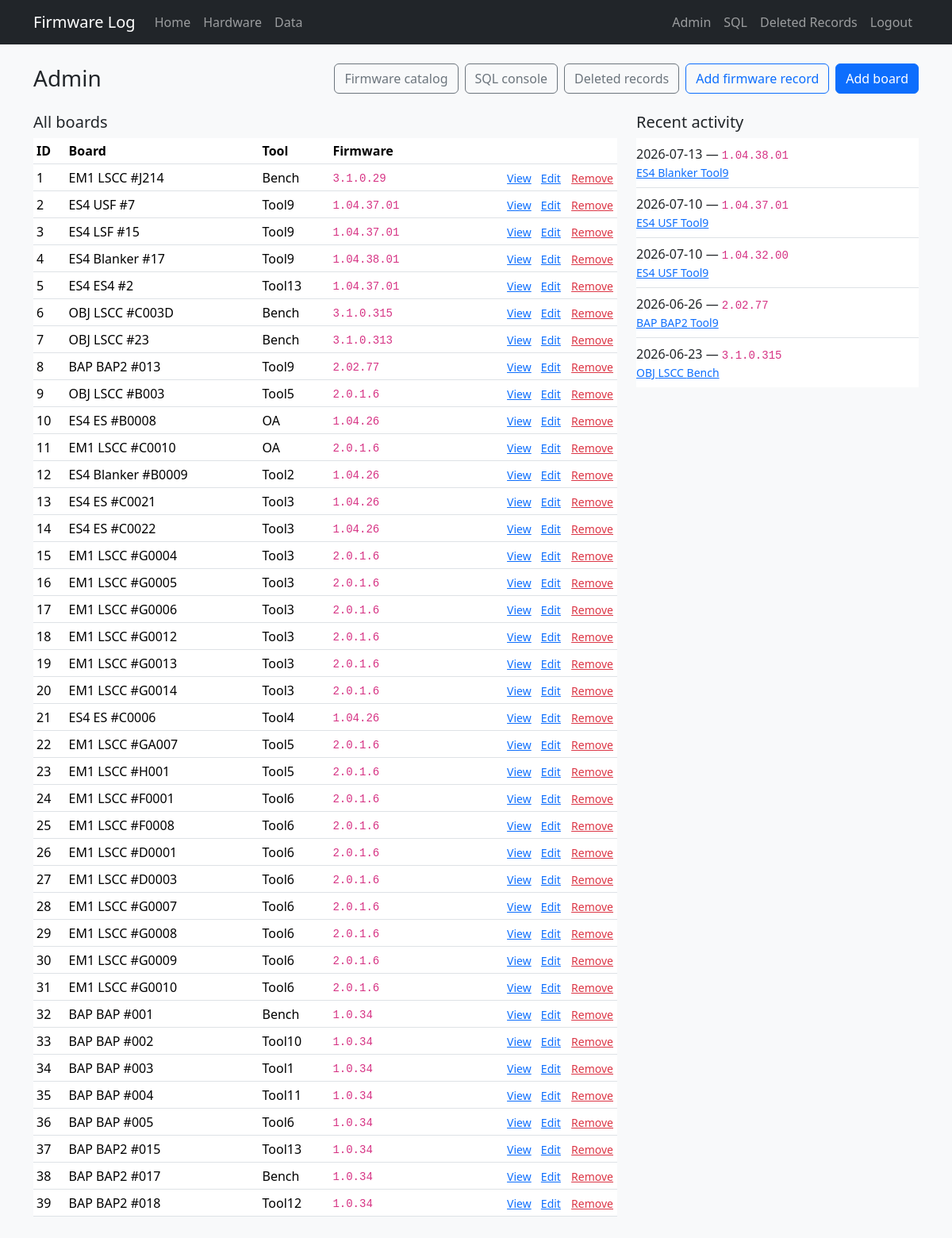
Before: /admin (signed in) with the older database file.
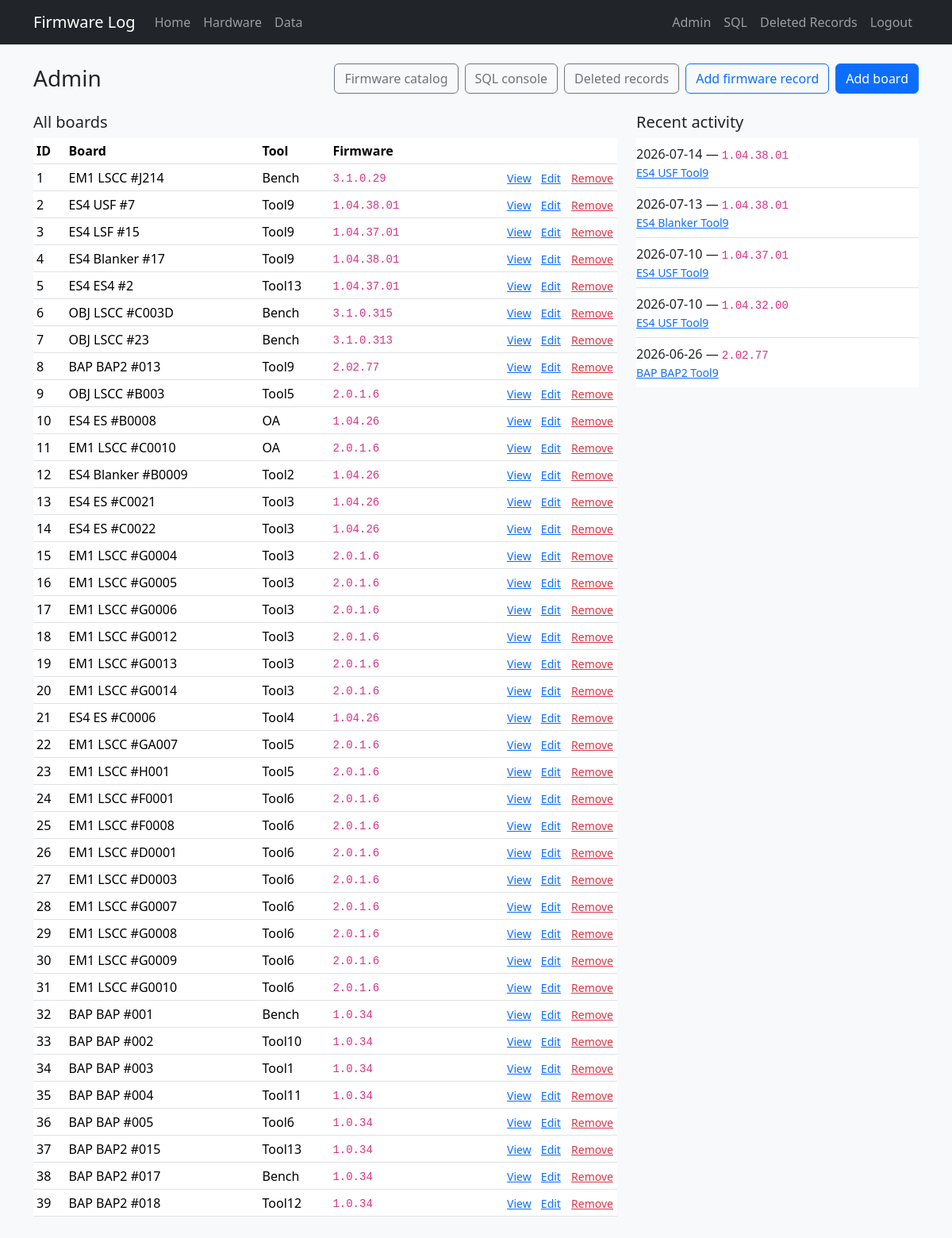
After: the same page with the newer database file.
### tables this page shows
CREATE TABLE "boards" (
                board_id      INTEGER PRIMARY KEY,
                tool          TEXT,
                board_slot    TEXT,
                manufacturer  TEXT NOT NULL DEFAULT 'PDF Solutions Inc.',
                board_name    TEXT NOT NULL,
                serial        TEXT NOT NULL,
                part_number   TEXT,
                revision      TEXT,
                file_id       TEXT,
                product_name  TEXT NOT NULL,
                ddr_fbga      TEXT
            , inventory_serial TEXT, status TEXT, role TEXT, comment TEXT, open_item TEXT, po TEXT, modified_by TEXT, source_updated_at TEXT, data_source TEXT, dc_status TEXT, ac_status TEXT, gcal_status TEXT, adc_status TEXT, eeprom_status TEXT);

CREATE TABLE "firmware_history" (
                event_id    INTEGER PRIMARY KEY AUTOINCREMENT,
                board_id    INTEGER NOT NULL REFERENCES boards (board_id),
                event_date  TEXT NOT NULL,
                event_time  TEXT,
                fpga        TEXT,
                firmware    TEXT NOT NULL,
                installer   TEXT,
                result      TEXT
            );

### app.py (the view)
@app.route("/admin")
@login_required
def admin_index():
    return render_template(
        "admin/index.html",
        boards=db.list_boards(sort="board_id"),
        recent=db.recent_installs(5),
    )

### app.py (called while the page is built)
def login_required(view):
    @wraps(view)
    def wrapped(*args, **kwargs):
        if not session.get("admin"):
            flash("Admin login required.", "warning")
            return redirect(url_for("admin_login", next=request.url))
        return view(*args, **kwargs)
    return wrapped

### db.py (called while the page is built)
def firmware_verified_sql(board_alias="b"):
    ids = ", ".join(str(i) for i in sorted(VERIFIED_BOARD_IDS))
    return f"""
    CASE
        WHEN {board_alias}.board_id IN ({ids}) THEN 'verified'
        WHEN {board_alias}.data_source = 'firmware_log' THEN 'verified'
        WHEN {board_alias}.tool = 'Tool13' AND {board_alias}.product_name = 'BAP' THEN 'verified'
        ELSE 'unverified'
    END
    """

def dict_row(cursor, row):
    return {col[0]: row[i] for i, col in enumerate(cursor.description)}

@contextmanager
def get_db():
    conn = sqlite3.connect(DATABASE)
    conn.row_factory = dict_row
    try:
        yield conn
    finally:
        conn.close()

def fetch_all(query, params=()):
    with get_db() as conn:
        return conn.execute(query, params).fetchall()

### templates/admin/index.html (shortened to what this page needs)
{% extends "base.html" %}
{% block content %}
<div class="d-flex flex-wrap justify-content-between align-items-center gap-2 mb-4">
  <h1 class="h3 mb-0">Admin</h1>
  <div class="d-flex gap-2">
    <a href="{{ url_for('admin_firmware_catalog') }}" class="btn btn-outline-secondary">Firmware catalog</a>
    <a href="{{ url_for('admin_sql') }}" class="btn btn-outline-secondary">SQL console</a>
    <a href="{{ url_for('admin_deleted') }}" class="btn btn-outline-secondary">Deleted records</a>
    <a href="{{ url_for('admin_history_new') }}" class="btn btn-outline-primary">Add firmware record</a>
    <a href="{{ url_for('admin_board_new') }}" class="btn btn-primary">Add board</a>
  </div>
</div>
<div class="row g-4">
  <div class="col-lg-8">
    <h2 class="h5">All boards</h2>
    <div class="table-responsive">
      <table class="table table-sm align-middle">
        <thead>
          <tr>
            <th>ID</th>
            <th>Board</th>
            <th>Tool</th>
            <th>Firmware</th>
            <th></th>
          </tr>
        </thead>
        <tbody>
          {% for b in boards %}
          <tr>
            <td>{{ b.board_id }}</td>
            <td>{{ b.product_name }} {{ b.board_name }} #{{ b.serial }}</td>
            <td>{{ b.tool or '—' }}</td>
            <td>{% if b.current_firmware %}<code>{{ b.current_firmware }}</code>{% else %}—{% endif %}</td>
            <td class="text-end text-nowrap">
              <a href="{{ url_for('board_detail', board_id=b.board_id) }}" class="small me-2">View</a>
              <a href="{{ url_for('admin_board_edit', board_id=b.board_id) }}" class="small me-2">Edit</a>
              <form method="post" action="{{ url_for('admin_board_delete', board_id=b.board_id) }}" class="d-inline"
                    onsubmit="return confirm('Move board {{ b.board_id }} and its firmware history to deleted records?')">
                <button type="submit" class="btn btn-link btn-sm text-danger p-0 align-baseline">Remove</button>
              </form>
            </td>
          </tr>
          {% endfor %}
        </tbody>
      </table>
    </div>
  </div>
  <div class="col-lg-4">
    <h2 class="h5">Recent activity</h2>
    <ul class="list-group list-group-flush">
      {% for row in recent %}
      <li class="list-group-item px-0">
        <div>{{ row.event_date }} — <code>{{ row.firmware }}</code></div>
        <div class="small text-muted">
          <a href="{{ url_for('board_detail', board_id=row.board_id) }}">
            {{ row.product_name }} {{ row.board_name }} {{ row.tool }}
          </a>
        </div>
      </li>
      {% endfor %}
    </ul>
  </div>
</div>
{% endblock %}

Changed rows visible on the page:
no longer on one of the page's lists (row unchanged): firmware_history: event_date "2026-06-23", firmware "3.1.0.315", product_name "OBJ", board_name "LSCC", tool "Bench"
no longer on one of the page's lists (row edited): firmware_history: board_id "4", product_name "ES4", board_name "Blanker", serial "17", tool "Tool9", current_firmware "1.04.38.01"
computed for boards "USF": current_firmware "1.04.37.01" → "1.04.38.01"
now on this page (row unchanged): boards: board_id "4", product_name "ES4", board_name "Blanker", serial "17", tool "Tool9", current_firmware "1.04.38.01"
added firmware_history: event_date "2026-07-14", firmware "1.04.38.01", product_name "ES4", board_name "USF", tool "Tool9"
